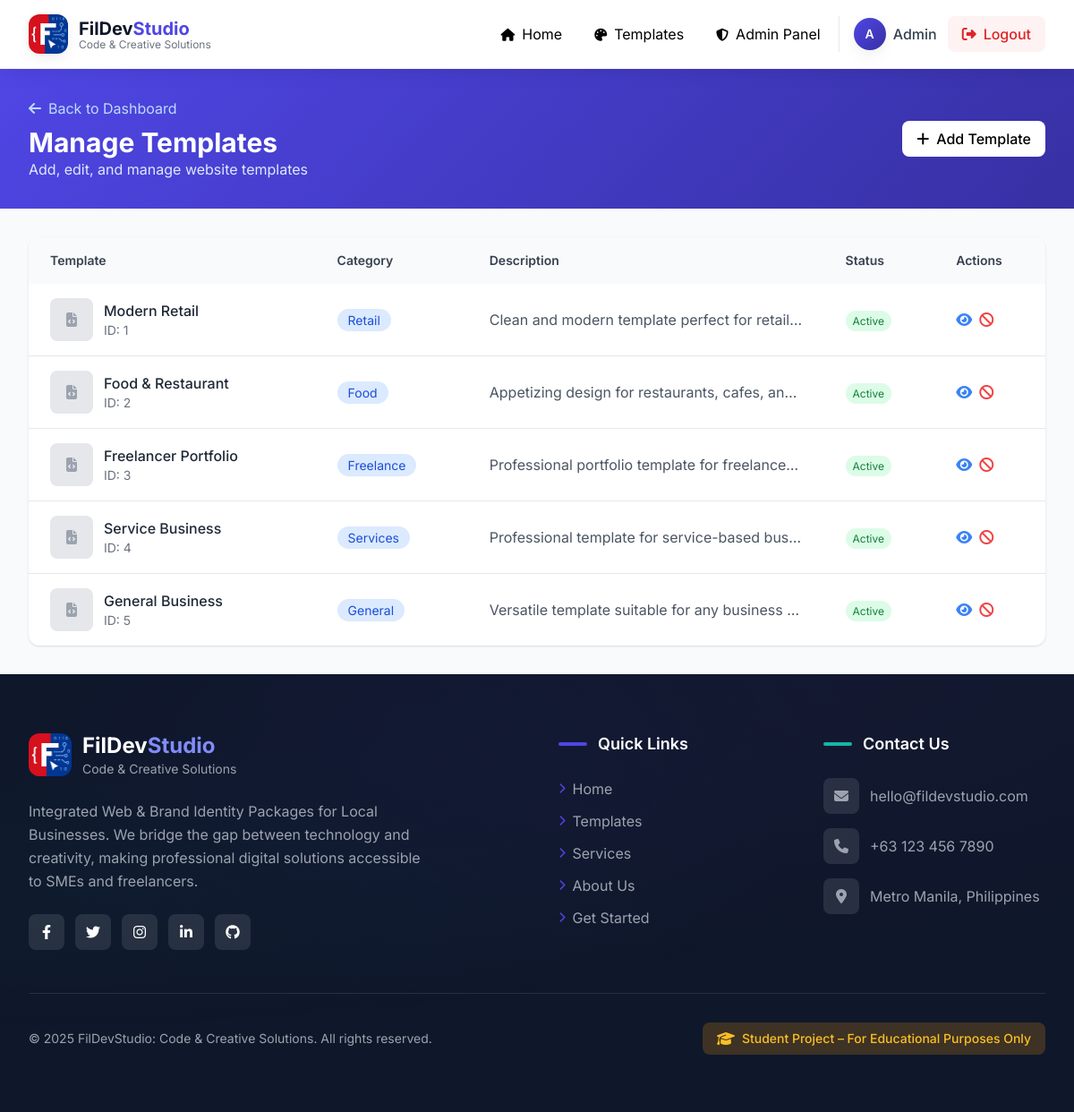
The page /admin/templates.php (signed in) on the database its author committed.
### tables this page shows
CREATE TABLE IF NOT EXISTS templates (
    id INT AUTO_INCREMENT PRIMARY KEY,
    name VARCHAR(100) NOT NULL,
    category ENUM('retail', 'food', 'freelance', 'services', 'general') NOT NULL,
    description TEXT,
    preview_image VARCHAR(255) NOT NULL,
    folder_path VARCHAR(255) NOT NULL,
    is_active BOOLEAN DEFAULT TRUE,
    created_at TIMESTAMP DEFAULT CURRENT_TIMESTAMP,
    updated_at TIMESTAMP DEFAULT CURRENT_TIMESTAMP ON UPDATE CURRENT_TIMESTAMP
);

### admin/templates.php (the view, shortened to what this page needs)
<?php
require_once '../includes/header.php';
try {
    $pdo = getConnection();
    $stmt = $pdo->query("SELECT * FROM templates ORDER BY category, name");
    $templates = $stmt->fetchAll();
} catch (Exception $e) {
    $templates = [];
}
?>
<section class="gradient-bg py-8">
    <div class="max-w-7xl mx-auto px-4 sm:px-6 lg:px-8">
        <div class="flex flex-col md:flex-row justify-between items-start md:items-center gap-4">
            <div>
                <a href="dashboard.php" class="text-blue-200 hover:text-white mb-2 inline-block">
                    <i class="fas fa-arrow-left mr-2"></i>Back to Dashboard
                </a>
                <h1 class="text-2xl md:text-3xl font-bold text-white">Manage Templates</h1>
                <p class="text-blue-100">Add, edit, and manage website templates</p>
            </div>
            <button onclick="document.getElementById('addModal').classList.remove('hidden')"
                    class="bg-white text-primary px-4 py-2 rounded-lg font-medium hover:bg-gray-100 transition">
                <i class="fas fa-plus mr-2"></i>Add Template
            </button>
        </div>
    </div>
</section>
<section class="py-8">
    <div class="max-w-7xl mx-auto px-4 sm:px-6 lg:px-8">
        <div class="bg-white rounded-xl shadow overflow-hidden">
            <div class="overflow-x-auto">
                <table class="w-full">
                    <thead class="bg-gray-50">
                        <tr>
                            <th class="px-6 py-4 text-left text-sm font-semibold text-gray-700">Template</th>
                            <th class="px-6 py-4 text-left text-sm font-semibold text-gray-700">Category</th>
                            <th class="px-6 py-4 text-left text-sm font-semibold text-gray-700">Description</th>
                            <th class="px-6 py-4 text-left text-sm font-semibold text-gray-700">Status</th>
                            <th class="px-6 py-4 text-left text-sm font-semibold text-gray-700">Actions</th>
                        </tr>
                    </thead>
                    <tbody class="divide-y divide-gray-200">
                        <?php foreach ($templates as $template): ?>
                            <tr class="hover:bg-gray-50">
                                <td class="px-6 py-4">
                                    <div class="flex items-center space-x-3">
                                        <div class="w-12 h-12 bg-gray-200 rounded-lg flex items-center justify-center">
                                            <i class="fas fa-file-code text-gray-400"></i>
                                        </div>
                                        <div>
                                            <p class="font-medium text-gray-800"><?php echo htmlspecialchars($template['name']); ?></p>
                                            <p class="text-sm text-gray-500">ID: <?php echo $template['id']; ?></p>
                                        </div>
                                    </div>
                                </td>
                                <td class="px-6 py-4">
                                    <span class="px-3 py-1 bg-blue-100 text-blue-700 rounded-full text-sm capitalize">
                                        <?php echo $template['category']; ?>
                                    </span>
                                </td>
                                <td class="px-6 py-4 text-gray-600 max-w-xs truncate">
                                    <?php echo htmlspecialchars($template['description'] ?? '-'); ?>
                                </td>
                                <td class="px-6 py-4">
                                    <?php if ($template['is_active']): ?>
                                        <span class="px-2 py-1 bg-green-100 text-green-700 rounded-full text-xs">Active</span>
                                    <?php else: ?>
                                        <span class="px-2 py-1 bg-red-100 text-red-700 rounded-full text-xs">Inactive</span>
                                    <?php endif; ?>
                                </td>
                                <td class="px-6 py-4">
                                    <div class="flex space-x-2">
                                        <a href="../template-preview.php?id=<?php echo $template['id']; ?>"
                                           class="text-blue-500 hover:text-blue-700" title="Preview">
                                            <i class="fas fa-eye"></i>
                                        </a>
                                        <?php if ($template['is_active']): ?>
                                            <form method="POST" class="inline" onsubmit="return confirm('Deactivate this template?');">
                                                <button type="submit" class="text-red-500 hover:text-red-700" title="Deactivate">
                                                    <i class="fas fa-ban"></i>
                                                </button>
                                            </form>
                                        <?php endif; ?>
                                    </div>
                                </td>
                            </tr>
                        <?php endforeach; ?>
                    </tbody>
                </table>
            </div>
        </div>
    </div>
</section>
<?php require_once '../includes/footer.php'; ?>

### includes/header.php (style rules this page uses)
.gradient-bg { background: linear-gradient(135deg, #4F46E5 0%, #3730A3 100%); }

### rows shown on the page
templates: name "Modern Retail", id "1", category "Retail", description "Clean and modern template perfect for retail…", is_active "Active"
templates: name "Food & Restaurant", id "2", category "Food", description "Appetizing design for restaurants, cafes, an…", is_active "Active"
templates: name "Freelancer Portfolio", id "3", category "Freelance", description "Professional portfolio template for freelance…", is_active "Active"
templates: name "Service Business", id "4", category "Services", description "Professional template for service-based bus…", is_active "Active"
templates: name "General Business", id "5", category "General", description "Versatile template suitable for any business…", is_active "Active"

### other values the page prints
substr($userName, 0, 1) "A"
$userName "Admin"
